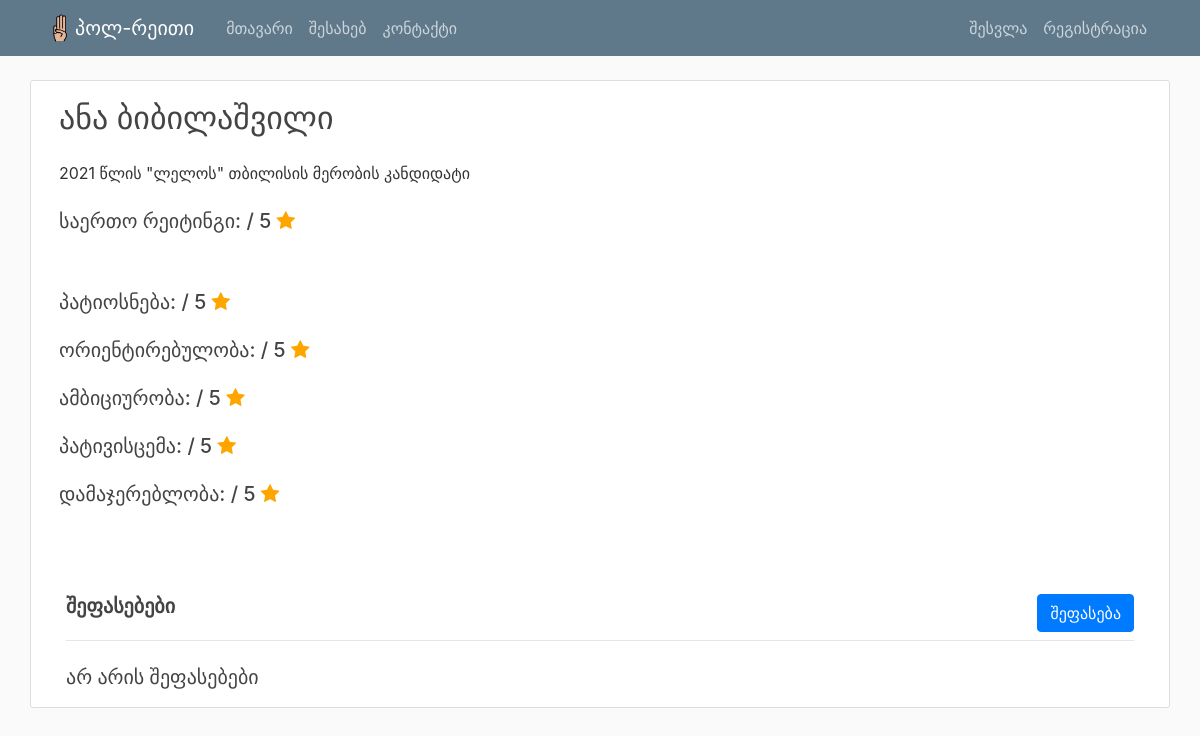
/politician/22/, run on an earlier commit of the app's database.
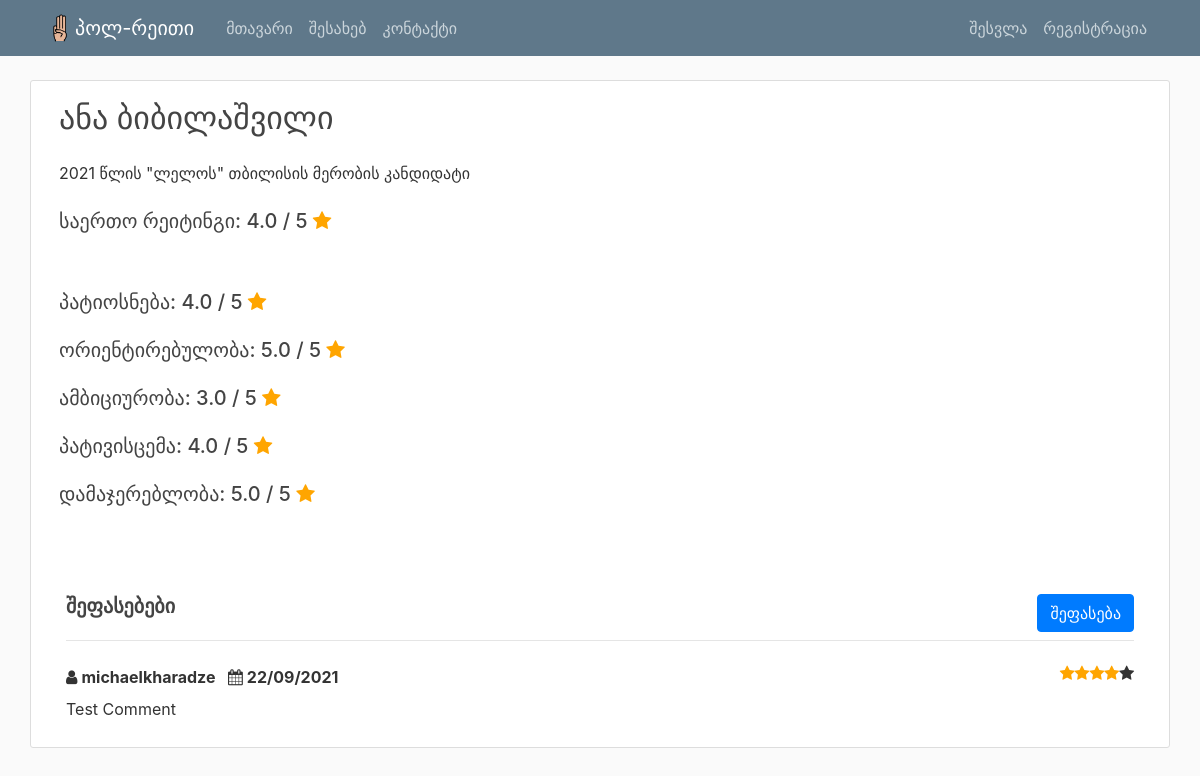
And on a later commit of the database.
### politicians/models.py (models this page shows, shortened)
class Post(models.Model):
    name = models.CharField(max_length=150)
    description = models.TextField()

class Review(models.Model):
    approved = models.BooleanField(default=False)
    user = models.ForeignKey(User, on_delete=models.CASCADE)
    postz = models.ForeignKey(Post, related_name="comments", on_delete=models.CASCADE)
    comment = models.TextField(max_length=300, blank=True)
    honesty_rate = models.IntegerField()
    focus_rate = models.IntegerField()
    ambition_rate = models.IntegerField()
    respect_rate = models.IntegerField()
    persuasiveness_rate = models.IntegerField()
    general_rate = models.IntegerField()
    created_at = models.DateTimeField(auto_now_add=True)

### politicians/views.py (the view)
# urls.py: path('politician/<int:id>/', views.post_detail_view, name ='politician-detail'),
def post_detail_view(request, id):
    pk = id
    reviews = Review.objects.filter(postz_id=id).order_by("-id")
    general_rating = reviews.aggregate(Avg("general_rate"))["general_rate__avg"]
    if(general_rating):
      general_rating = round(general_rating, 1)
    else:
      general_rating = " "
    honesty_rating = reviews.aggregate(Avg("honesty_rate"))["honesty_rate__avg"]
    if(honesty_rating):
      honesty_rating = round(honesty_rating, 1)
    else:
      honesty_rating = " "
    focus_rating = reviews.aggregate(Avg("focus_rate"))["focus_rate__avg"]
    if(focus_rating):
      focus_rating = round(focus_rating, 1)
    else:
      focus_rating = " "
    ambition_rating = reviews.aggregate(Avg("ambition_rate"))["ambition_rate__avg"]
    if(ambition_rating):
      ambition_rating = round(ambition_rating, 1)
    else:
      ambition_rating = " "
    respect_rating = reviews.aggregate(Avg("respect_rate"))["respect_rate__avg"]
    if(respect_rating):
      respect_rating = round(respect_rating, 1)
    else:
      respect_rating = " "
    persuasiveness_rating = reviews.aggregate(Avg("persuasiveness_rate"))["persuasiveness_rate__avg"]
    if(persuasiveness_rating):
      persuasiveness_rating = round(persuasiveness_rating, 1)
    else:
      persuasiveness_rating = " "
    commentsP = Paginator(reviews, 4)
    commentsPage = request.GET.get('page')
    commentsList = commentsP.get_page(commentsPage)
    context = {
        'object': Post.objects.get(id=id),
        'title': Post.objects.get(id=id).name,
        'reviews': reviews,
        'general_rating': general_rating,
        'honesty_rating': honesty_rating,
        'focus_rating': focus_rating,
        'ambition_rating': ambition_rating,
        'respect_rating': respect_rating,
        'persuasiveness_rating': persuasiveness_rating,
        'commentsList': commentsList
    }
    return render(request, "politicians/post_detail.html", context)

### politicians/templates/politicians/post_detail.html (shortened to what this page needs)
{% extends "politicians/base.html" %}
{% block content %}
  <article style="width: 100%" class="content-section">
    <div class="media-body">
      <h2 style="padding: 8px" class="article-title">{{ object.name }}</h2>
      <p style="padding: 8px" class="article-content">{{ object.description }}</p>
      <h5 style="padding: 8px; display: inline; word-break: nowrap" class="article-content">საერთო რეიტინგი: {{ general_rating }} / 5 <span class="fa fa-star checked"></span>&nbsp;&nbsp;&nbsp;</h5>
      <br />
      <br />
      <br />
      <h5 style="padding: 8px; white-space: nowrap">პატიოსნება: {{ honesty_rating }} / 5 <span class="fa fa-star checked"></span>&nbsp;&nbsp;&nbsp;</h5>
      <h5 style="padding: 8px; white-space: nowrap">ორიენტირებულობა: {{ focus_rating }} / 5 <span class="fa fa-star checked"></span>&nbsp;&nbsp;&nbsp;</h5>
      <h5 style="padding: 8px; white-space: nowrap">ამბიციურობა: {{ ambition_rating }} / 5 <span class="fa fa-star checked"></span>&nbsp;&nbsp;&nbsp;</h5>
      <h5 style="padding: 8px; white-space: nowrap">პატივისცემა: {{ respect_rating }} / 5 <span class="fa fa-star checked"></span>&nbsp;&nbsp;&nbsp;</h5>
      <h5 style="padding: 8px; white-space: nowrap">დამაჯერებლობა: {{ persuasiveness_rating }} / 5 <span class="fa fa-star checked"></span></h5>
    </div>
    <br />
    <div class="container mt-5">
      <div class="d-flex justify-content-between" style="margin-bottom: 0.5rem;">
      <h5 style="display: inline-block;" class="font-weight-bold">შეფასებები</h5>
      <a class="btn btn-primary" href="{% url 'add_comment' object.pk %}" style="display: inline-block" role="button">შეფასება</a>
      </div>
      <hr class="mt-0 pt-0">
      <div class="row">
        <div class="col-sm-12 mt-2">
          {% if not object.comments.all %}
            <h5>არ არის შეფასებები</h5>
          {% else %}
            {% for com in commentsList %}
            <div class="review-heading">
              <a class="font-weight-bold"><i class="fa fa-user mr-1" aria-hidden=true></i>{{ com.user }}</a>
              <a class="ml-2 font-weight-bold"><i class="fa fa-calendar mr-1"></i>{{ com.created_at|date:'d/m/Y' }}</a>
              {% if com.general_rate == 1 %}
              <i class="fa fa-star" style="float: right;"></i>
              <i class="fa fa-star" style="float: right;"></i>
              <i class="fa fa-star" style="float: right;"></i>
              <i class="fa fa-star" style="float: right;"></i>
              <i class="fa fa-star checked" style="float: right;"></i>
              {% elif com.general_rate == 2 %}
              <i class="fa fa-star" style="float: right;"></i>
              <i class="fa fa-star" style="float: right;"></i>
              <i class="fa fa-star" style="float: right;"></i>
              <i class="fa fa-star checked" style="float: right;"></i>
              <i class="fa fa-star checked" style="float: right;"></i>
              {% elif com.general_rate == 3 %}
              <i class="fa fa-star" style="float: right;"></i>
              <i class="fa fa-star" style="float: right;"></i>
              <i class="fa fa-star checked" style="float: right;"></i>
              <i class="fa fa-star checked" style="float: right;"></i>
              <i class="fa fa-star checked" style="float: right;"></i>
              {% elif com.general_rate == 4 %}
              <i class="fa fa-star" style="float: right;"></i>
              <i class="fa fa-star checked" style="float: right;"></i>
              <i class="fa fa-star checked" style="float: right;"></i>
              <i class="fa fa-star checked" style="float: right;"></i>
              <i class="fa fa-star checked" style="float: right;"></i>
              {% elif com.general_rate == 5 %}
              <i class="fa fa-star checked" style="float: right;"></i>
              <i class="fa fa-star checked" style="float: right;"></i>
              <i class="fa fa-star checked" style="float: right;"></i>
              <i class="fa fa-star checked" style="float: right;"></i>
              <i class="fa fa-star checked" style="float: right;"></i>
              {% endif %}
            </div>
            <div class="review-body mt-2">
              <p>{{ com.comment }}</p>
            </div>
            {% endfor %}
          {% endif %}
        </div>
      </div>
    </div>
  </article>
{% endblock content %}

### politicians/templates/politicians/base.html (shortened to what this page needs)
{% load static %}
<!DOCTYPE html>
<html lang="en">
<head>
    <link rel="stylesheet" href="https://maxcdn.bootstrapcdn.com/bootstrap/4.0.0/css/bootstrap.min.css">
    <link rel="stylesheet" type="text/css" href="{% static 'politicians/main.css' %}">
    <link rel="stylesheet" type="text/css" href="{% static 'politicians/table.css' %}">
    <link rel="stylesheet" href="https://cdnjs.cloudflare.com/ajax/libs/font-awesome/4.7.0/css/font-awesome.min.css">
</head>
<body>
    <header class="site-header">
        <nav class="navbar navbar-expand-xl navbar-dark bg-steel fixed-top">
            <div class="container">
                <a class="navbar-brand mr-4" href="/"><img class="d-inline-block align-top" src="{% static 'politicians/logo.png' %}" width="30" height="30" alt="Logo">პოლ-რეითი</a>
                <div class="collapse navbar-collapse" id="navbarToggle">
                    <div class="navbar-nav mr-auto">
                        <a class="nav-item nav-link" href="{% url 'politician-list' %}">მთავარი</a>
                        <a class="nav-item nav-link" href="{% url 'politician-about' %}">შესახებ</a>
                        <a class="nav-item nav-link" href="{% url 'politician-contact' %}">კონტაქტი</a>
                    </div>
                    <div class="navbar-nav">
                        {% if user.is_authenticated %}
                          <a class="nav-item nav-link">{{ user.username }}</a>
                          <a class="nav-item nav-link" href="{% url 'logout' %}">გამოსვლა</a>
                        {% else %}
                          <a class="nav-item nav-link" href="{% url 'login' %}">შესვლა</a>
                          <a class="nav-item nav-link" href="{% url 'register' %}">რეგისტრაცია</a>
                        {% endif %}
                    </div>
                </div>
            </div>
        </nav>
    </header>
    <main role="main" class="container">
        <div class="row">
                {% block content %}{% endblock %}
        </div>
    </main>
</body>
</html>

### politicians/static/politicians/main.css (style rules this page uses)
body { background: #fafafa; color: #333333; margin-top: 5rem; }
h1, h2, h3, h4, h5, h6 { color: #444444; }
.bg-steel { background-color: #5f788a; }
.site-header .navbar-nav .nav-link { color: #cbd5db; }
.content-section { background: #ffffff; padding: 10px 20px; border: 1px solid #dddddd; border-radius: 3px; margin-bottom: 20px; }
.article-title { color: #444444; }
.article-content { white-space: pre-line; }
.checked { color: orange; }

What changed in the data, as far as the page shows it:
added Review: user "michaelkharadze", created_at "22/09/2021", general_rate 4 (drawn), comment "Test Comment"
Also different on the page:
{{ general_rating }}: (not shown) → "4.0"
{{ honesty_rating }}: (not shown) → "4.0"
{{ focus_rating }}: (not shown) → "5.0"
{{ ambition_rating }}: (not shown) → "3.0"
{{ respect_rating }}: (not shown) → "4.0"
{{ persuasiveness_rating }}: (not shown) → "5.0"
text no longer shown: "არ არის შეფასებები"
